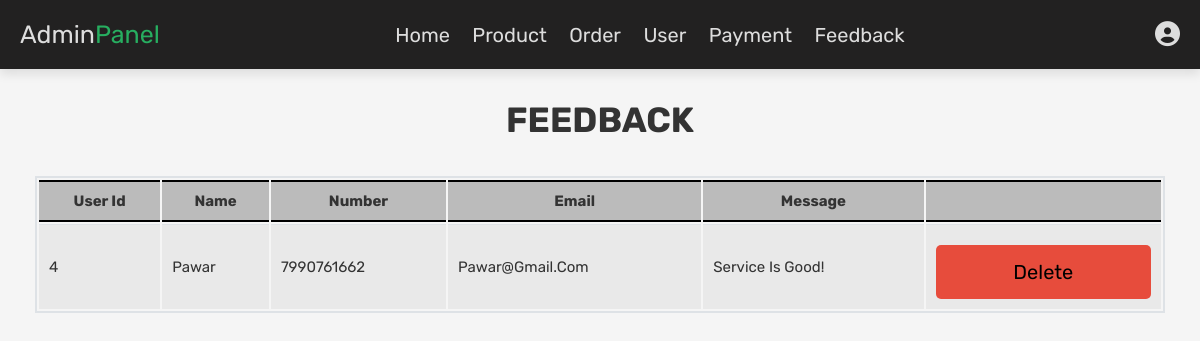
Page /Evergreen/Design/admin_contact.php (signed in) on the committed database.
### tables this page shows
CREATE TABLE `message` (
  `id` int(100) NOT NULL,
  `user_id` int(100) NOT NULL,
  `name` varchar(100) NOT NULL,
  `email` varchar(100) NOT NULL,
  `number` varchar(12) NOT NULL,
  `message` varchar(500) NOT NULL
);

### Evergreen/Design/admin_contact.php (the view, shortened to what this page needs)
<?php
@include 'config.php';
?>
<!DOCTYPE html>
<html lang="en">
<head>
    <link rel="stylesheet" href="https://cdnjs.cloudflare.com/ajax/libs/font-awesome/6.5.1/css/all.min.css">
    <link rel="stylesheet" href="admin_style.css">
</head>
<body>
<?php include 'admin_header.php'; ?>
<section class="messages">
    <h1 class="title">feedback</h1>
    <div class="card-body">
        <table class="table table-bordered table-striped">
            <thead>
                <th>user id</th>
                <th>name</th>
                <th>number</th>
                <th>email</th>
                <th>message</th>
                <th></th>
            </thead>
            <tbody>
                <?php
                    $query = "SELECT * FROM message";
                    $statement = $conn->prepare($query);
                    $statement->execute();
                    $result = $statement->fetchAll(PDO::FETCH_ASSOC);
                    if($result){
                        foreach($result as $row){
                            ?>
                            <tr>
                                <td><?= $row['id']; ?></td>
                                <td><?= $row['name']; ?></td>
                                <td><?= $row['number']; ?></td>
                                <td><?= $row['email']; ?></td>
                                <td><?= $row['message']; ?></td>
                                <td><a href="admin_contact.php?delete=<?= $row['id']; ?>" onclick="return confirm('delete this message?');" class="delete-btn">delete</a></td>
                            </tr>
                            <?php
                        }
                    }
                    else{
                        ?>
                        <tr>
                            <td colspan="6" class="no-data">'No record found!'</td>
                        </tr>
                        <?php
                    }
                ?>
            </tbody>
        </table>
    </div>
</section>
</body>
</html>

### Evergreen/Design/admin_style.css (style rules this page uses)
* { margin: 0; padding: 0; box-sizing: border-box; }
body { font-family: Arial, sans-serif; background-color: #f5f5f5; }
.card-body { padding: 1.5rem 1.5rem 0; }
.table { width: 100%; margin-bottom: 1rem; color: #000; }
.table-bordered { border: 2px solid #dee2e6; }
.table-striped tbody tr:nth-of-type(odd) { background-color: rgba(0, 0, 0, 0.05); }
.table th, .table td { padding: 1rem; font-size: 1.5rem; border-top: 1.5px solid #dee2e6; }
.table thead th { vertical-align: bottom; background-color: #bbbbbb; border-top: 2px solid #000; border-bottom: 2px solid #000; }
.table .option-btn, .table .delete-btn { display: inline-block; }
.delete-btn { width: 100%; margin-top: 1rem; border-radius: .5rem; font-size: 2rem; padding: 1.5rem 3rem; color: #000; text-decoration: none; transition: color 0.3s ease; }

### Evergreen/Design/component.css (style rules this page uses)
:root { --green: #27ae60; --orange: #f39c12; --red: #e74c3c; --black: #333; --light-bg: #f6f6f6; --border: .2rem solid var(--black); --box-shadow: 0 .5rem 1rem rgba(0,0,0,.1); }
* { font-family: 'Rubik', sans-serif; margin: 0; padding: 0; box-sizing: border-box; text-transform: capitalize; outline: none; border: none; text-decoration: none; color: var(--black); }
html { font-size: 62.5%; scroll-behavior: smooth; scroll-padding-top: 6.5rem; }
section { padding: 3rem 2rem; max-width: 1200px; margin: 0 auto; }
.btn, .delete-btn, .option-btn { display: block; width: 100%; margin-top: 1rem; border-radius: .5rem; color: #000; font-size: 2rem; padding: 1.5rem 3rem; text-transform: capitalize; cursor: pointer; text-align: center; }
.delete-btn { background-color: var(--red); }
.title { text-align: center; margin-bottom: 2rem; text-transform: uppercase; color: #333; font-size: 3.5rem; }

### rows in the picture
message: id "4", name "Pawar", number "7990761662", email "Pawar@gmail.com", message "Service Is Good!"
